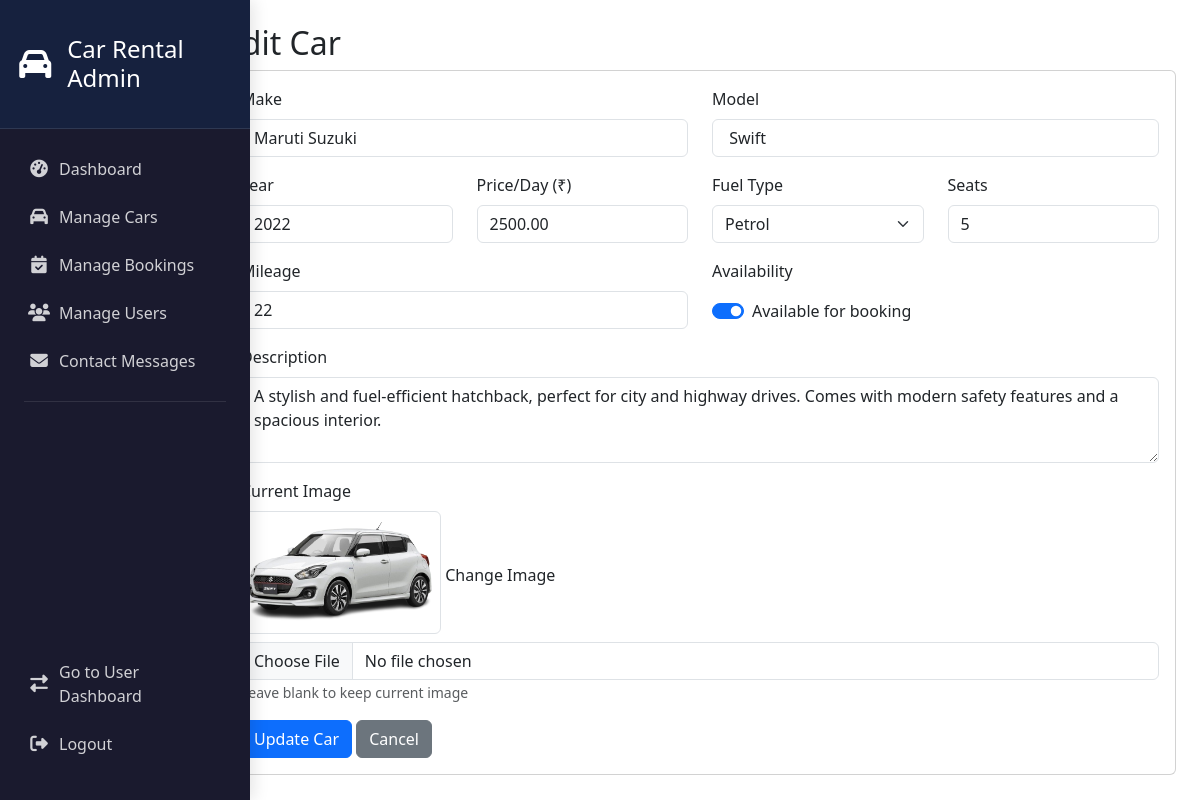
The page /admin/edit_car.php?id=2 (signed in) on the database its author committed.
### tables this page shows
CREATE TABLE `cars` (
  `id` int(11) NOT NULL,
  `make` varchar(50) NOT NULL,
  `model` varchar(50) NOT NULL,
  `year` int(11) DEFAULT NULL,
  `price_per_day` decimal(10,2) NOT NULL,
  `fuel_type` varchar(20) DEFAULT NULL,
  `mileage` varchar(20) DEFAULT NULL,
  `seats` int(11) DEFAULT NULL,
  `description` text DEFAULT NULL,
  `image_path` varchar(255) DEFAULT 'default-car.jpg',
  `available` tinyint(1) DEFAULT 1
);

### admin/edit_car.php (the view, shortened to what this page needs)
<?php
require_once '../includes/auth.php';
$car_id = intval($_GET['id']);
$car = $conn->query("SELECT * FROM cars WHERE id = $car_id")->fetch_assoc();
?>
<!DOCTYPE html>
<html lang="en">
<head>
    <link href="https://cdn.jsdelivr.net/npm/bootstrap@5.3.0/dist/css/bootstrap.min.css" rel="stylesheet">
    <link rel="stylesheet" href="https://cdnjs.cloudflare.com/ajax/libs/font-awesome/6.4.0/css/all.min.css">
</head>
<body>
    <?php include 'sidebar.php'; ?>
    <div class="col-md-10 ms-sm-auto p-4">
        <h2>Edit Car</h2>
        <div class="card">
            <div class="card-body">
                <form method="POST" enctype="multipart/form-data">
                    <div class="row mb-3">
                        <div class="col-md-6">
                            <label class="form-label">Make</label>
                            <input type="text" name="make" class="form-control" value="<?= $car['make'] ?>" required>
                        </div>
                        <div class="col-md-6">
                            <label class="form-label">Model</label>
                            <input type="text" name="model" class="form-control" value="<?= $car['model'] ?>" required>
                        </div>
                    </div>
                    <div class="row mb-3">
                        <div class="col-md-3">
                            <label class="form-label">Year</label>
                            <input type="number" name="year" class="form-control" min="2000" max="<?= date('Y') + 1 ?>" value="<?= $car['year'] ?>" required>
                        </div>
                        <div class="col-md-3">
                            <label class="form-label">Price/Day (₹)</label>
                            <input type="number" name="price_per_day" class="form-control" min="0" step="0.01" value="<?= $car['price_per_day'] ?>" required>
                        </div>
                        <div class="col-md-3">
                            <label class="form-label">Fuel Type</label>
                            <select name="fuel_type" class="form-select" required>
                                <option value="petrol" <?= $car['fuel_type'] === 'petrol' ? 'selected' : '' ?>>Petrol</option>
                            </select>
                        </div>
                        <div class="col-md-3">
                            <label class="form-label">Seats</label>
                            <input type="number" name="seats" class="form-control" min="2" max="10" value="<?= $car['seats'] ?>" required>
                        </div>
                    </div>
                    <div class="row mb-3">
                        <div class="col-md-6">
                            <label class="form-label">Mileage</label>
                            <input type="text" name="mileage" class="form-control" value="<?= $car['mileage'] ?>" required>
                        </div>
                        <div class="col-md-6">
                            <label class="form-label">Availability</label>
                            <div class="form-check form-switch mt-2">
                                <input class="form-check-input" type="checkbox" name="available" id="available" <?= $car['available'] ? 'checked' : '' ?>>
                                <label class="form-check-label" for="available">Available for booking</label>
                            </div>
                        </div>
                    </div>
                    <div class="mb-3">
                        <label class="form-label">Description</label>
                        <textarea name="description" class="form-control" rows="3"><?= $car['description'] ?></textarea>
                    </div>
                    <div class="mb-3">
                        <label class="form-label">Current Image</label><br>
                        <img src="../assets/images/<?= $car['image_path'] ?>" width="200" class="img-thumbnail mb-2">
                        <label class="form-label">Change Image</label>
                        <input type="file" name="image" class="form-control">
                        <small class="text-muted">Leave blank to keep current image</small>
                    </div>
                    <button type="submit" class="btn btn-primary">Update Car</button>
                    <a href="manage_cars.php" class="btn btn-secondary">Cancel</a>
                </form>
            </div>
        </div>
    </div>
</body>
</html>

### admin/sidebar.php (style rules this page uses)
:root { --sidebar-width: 250px; --sidebar-dark: #1a1a2e; --sidebar-accent: #16213e; --primary-blue: #0f3460; --light-blue: #e94560; }

### rows shown on the page
cars: make "Maruti Suzuki", model "Swift", year "2022", price_per_day "2500.00", fuel_type "Petrol", seats "5", mileage "22", available "☑", description "A stylish and fuel-efficient hatchback, perfect for city and highway drives. Comes with modern safety features and a spacious interior.", image_path (picture)
